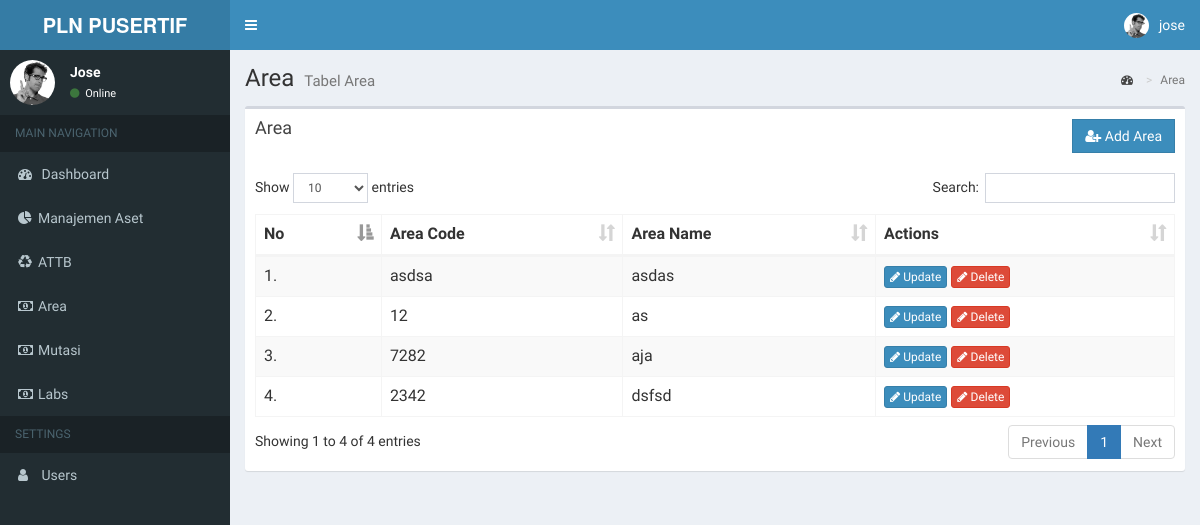
Page /area_list.php (signed in) on the committed database.
### tables this page shows
CREATE TABLE `areas` (
  `area_id` int NOT NULL,
  `area_code` varchar(50) NOT NULL,
  `area_name` varchar(255) NOT NULL
);

### area_list.php (the view, shortened to what this page needs)
<?php
require 'config/db.php';
$stmt = $pdo->prepare("SELECT * FROM Areas");
$stmt->execute();
$areas = $stmt->fetchAll(PDO::FETCH_ASSOC);
?>
<section class="content-header">
    <h1>Area
        <small>Tabel Area</small>
    </h1>
    <ol class="breadcrumb">
        <li><a href="area_list.php"><i class="fa fa-dashboard"></i></a></li>
        <li class="active">Area</li>
    </ol>
</section>
<section class="content">
    <div class="box">
        <div class="box-header">
            <h3 class="box-title">Area</h3>
            <div class="pull-right">
                <a href="area_form.php" class="btn btn-primary btn-flat">
                    <i class="fa fa-user-plus"></i> Add Area
                </a>
            </div>
        </div>
        <div class="box-body table-responsive">
            <table class="table table-bordered table-striped" id="table1">
                <thead>
                    <tr>
                        <th>No</th>
                        <th>Area Code</th>
                        <th>Area Name</th>
                        <th>Actions</th>
                    </tr>
                </thead>
                <tbody>
                    <?php $no = 1;
                    foreach ($areas as $area): ?>
                        <tr>
                            <td><?= $no++ ?>.</td>
                            <td><?= htmlspecialchars($area['area_code']) ?></td>
                            <td><?= htmlspecialchars($area['area_name']) ?></td>
                            <td>
                                <a class="btn btn-primary btn-xs" href="area_form.php?id=<?= $area['area_id'] ?>"> <i class="fa fa-pencil"></i> Update</a>
                                <a href="delete_area.php?id=<?= $area['area_id'] ?>" onclick="return confirm('Apakah Anda yakin hapus data?')" class="btn btn-danger btn-xs"> <i class="fa fa-pencil"></i> Delete</a>
                            </td>
                        </tr>
                    <?php endforeach; ?>
                </tbody>
            </table>
        </div>
    </div>
</section>
<?php
include 'templates/main.php';
?>

### rows in the picture
areas: area_code "asdsa", area_name "asdas"
areas: area_code "12", area_name "as"
areas: area_code "7282", area_name "aja"
areas: area_code "2342", area_name "dsfsd"

### other values in the picture
$_SESSION['username'] "jose"
$_SESSION['username'] "Jose"
